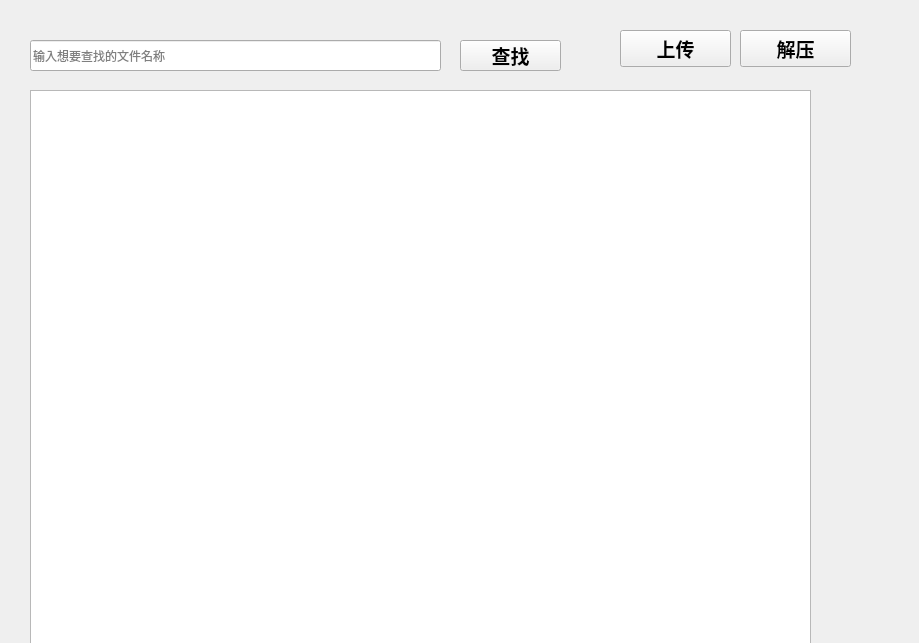
<?xml version="1.0" encoding="UTF-8"?>
<ui version="4.0">
 <class>update</class>
 <widget class="QWidget" name="update">
  <property name="geometry">
   <rect>
    <x>0</x>
    <y>0</y>
    <width>919</width>
    <height>643</height>
   </rect>
  </property>
  <property name="windowTitle">
   <string>Form</string>
  </property>
  <widget class="QLineEdit" name="lineEdit">
   <property name="geometry">
    <rect>
     <x>30</x>
     <y>40</y>
     <width>411</width>
     <height>31</height>
    </rect>
   </property>
   <property name="text">
    <string/>
   </property>
   <property name="placeholderText">
    <string>输入想要查找的文件名称</string>
   </property>
  </widget>
  <widget class="QTableView" name="tableView">
   <property name="geometry">
    <rect>
     <x>30</x>
     <y>90</y>
     <width>781</width>
     <height>571</height>
    </rect>
   </property>
  </widget>
  <widget class="QWidget" name="widget" native="true">
   <property name="geometry">
    <rect>
     <x>620</x>
     <y>10</y>
     <width>281</width>
     <height>61</height>
    </rect>
   </property>
   <widget class="QPushButton" name="pushButton">
    <property name="geometry">
     <rect>
      <x>120</x>
      <y>20</y>
      <width>111</width>
      <height>37</height>
     </rect>
    </property>
    <property name="font">
     <font>
      <family>Agency FB</family>
      <pointsize>14</pointsize>
      <weight>75</weight>
      <bold>true</bold>
     </font>
    </property>
    <property name="text">
     <string>解压</string>
    </property>
   </widget>
   <widget class="QPushButton" name="btn_update">
    <property name="geometry">
     <rect>
      <x>0</x>
      <y>20</y>
      <width>111</width>
      <height>37</height>
     </rect>
    </property>
    <property name="font">
     <font>
      <family>Agency FB</family>
      <pointsize>14</pointsize>
      <weight>75</weight>
      <bold>true</bold>
     </font>
    </property>
    <property name="text">
     <string>上传</string>
    </property>
   </widget>
  </widget>
  <widget class="QPushButton" name="search">
   <property name="geometry">
    <rect>
     <x>460</x>
     <y>40</y>
     <width>101</width>
     <height>31</height>
    </rect>
   </property>
   <property name="font">
    <font>
     <family>Agency FB</family>
     <pointsize>14</pointsize>
     <weight>75</weight>
     <bold>true</bold>
    </font>
   </property>
   <property name="text">
    <string>查找</string>
   </property>
  </widget>
 </widget>
 <resources/>
 <connections/>
</ui>
